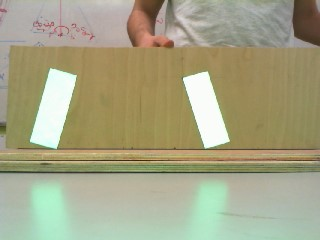
#> input picture Images/reflectors/WIN_20191110_19_44_49_Pro.jpg, 320 x 240 px
$ python run_demo_images.py   (older library calls are emulated)
#> lines starting #> are read from the running program, lines starting #| are printed output that depends on the picture; after the words box and inside, x2 and y2 are one past the last pixel; in counts of white or black regions, pixels touching at a corner belong together
### find_pair.py
import cv2
from shape import Shape
import numpy as np


def find_pair(image):
    count = 0
    count_biggest = 0
    img1, contours, heir = cv2.findContours(image, cv2.RETR_EXTERNAL, cv2.CHAIN_APPROX_SIMPLE)
    # print("found contours:", len(contours))
    if len(contours) > 1:
        output = cv2.cvtColor(image, cv2.COLOR_GRAY2BGR)
        for j in range(len(contours)):
            shapes = []
            biggest = contours[0]
            for i in contours:
                epsilon = 0.02 * cv2.arcLength(i, True)
                approx = cv2.approxPolyDP(i, epsilon, True)
                output = cv2.drawContours(output, [i], -1, (255, 255, 255), -1)
                output = cv2.drawContours(output, [i], -1, (0, 0, 255), 2)
                if len(approx) > 4:
                    min_y = approx[0][0]
                    min_x = approx[0][0]
                    max_y = approx[0][0]
                    max_x = approx[0][0]
                    for m in range(len(approx)):
                        if approx[m][0][0] > max_x[0]:
                            max_x = approx[m][0]
                        if approx[m][0][0] < min_x[0]:
                            min_x = approx[m][0]
                        if approx[m][0][1] > max_y[1]:
                            max_y = approx[m][0]
                        if approx[m][0][1] < min_y[1]:
                            min_y = approx[m][0]
                    approx = cv2.approxPolyDP(np.array([min_y, min_x, max_y, max_x]), epsilon, True)
                if len(approx) == 4:
                    shapes.append(Shape(approx))
                    if cv2.contourArea(approx) > cv2.contourArea(biggest):
                        biggest = i
                        count_biggest = count
                    count += 1
            cv2.imshow("image with contours", output)
            if len(shapes) > 1:
                return shapes[count_biggest], shapes[count_biggest].calc_relevance(shapes)
            else:
                return None, None
    else:
        return None, None

### shape.py
import cv2
import numpy as np


class Shape:
    #  Basic setting of general points
    top_right = []
    top_left = []
    bottom_right = []
    bottom_left = []

    # Initialize command, expecting a contour as an argument
    def __init__(self, contour):
        """
        :param contour: gets a contour when initialized
        Setting the top_right, top_left, bottom_right, bottom_left parameters
        The approxPollyDP works from top left to bottom right so
        the first point it finds is the highest and the second is the lowest.
        Afterwards we check if it's rotated left or right and assign
        The other points accordingly.
        """
        self.contour = contour
        epsilon = 0.02 * cv2.arcLength(self.contour, True)
        approx = cv2.approxPolyDP(self.contour, epsilon, True)
        if len(approx) == 4:
            if approx[1][0][1] > approx[3][0][1]:
                self.top_left = approx[0][0]
                self.top_right = approx[3][0]
                self.bottom_left = approx[1][0]
                self.bottom_right = approx[2][0]
            else:
                self.top_left = approx[1][0]
                self.top_right = approx[0][0]
                self.bottom_left = approx[2][0]
                self.bottom_right = approx[3][0]

    # Returns True if the function is above the avg points and False if not
    def calc_func(self):
        """
        :return: The slope of the function, the B of the function, the top average
        We get the average of the top side and bottom side of the rectangle
        and use the slope method to get it's slope. afterwards we calculate
        the b and return one point of the 2 averages.
        In this case, the top one.
        """
        avg_top = [(float(self.top_right[0]) + float(self.top_left[0])) / 2,
                   (float(self.top_right[1]) + float(self.top_left[1])) / 2]
        avg_bot = [(float(self.bottom_right[0]) + float(self.bottom_left[0])) / 2,
                   (float(self.bottom_right[1]) + float(self.bottom_left[1])) / 2]
        if avg_bot[1] == avg_top[1]:
            m = 0
        else:
            m = (avg_top[0] - avg_bot[0]) / (avg_top[1] - avg_bot[1])
        b = avg_top[1] - m * avg_top[0]
        return m, b, avg_top

    # A function that calculates the area of the contour
    def calc_area(self):
        """
        :return: The contour area of the approx shape
        """
        return cv2.contourArea(self.calc_contour())

    # A function the takes an array of shapes and determines which shape is the best to use
    def calc_relevance(self, shapes):
        """
        :param shapes: Gets a list of shapes to match the best one
        :return: The best shape
        The function goes through the list of shapes, for every shape it uses the
        Calc function on itself and on the other shape. Afterwards it checks
        If the functions collide over them or under them.
        If the collision is under them, they aren't compatible.
        The function also checks if the current best result is smaller
        than the current shape we are looking at, if it is, it's
        Replaced with the current shape as the best shape.
        """
        best = shapes[0]
        for i in shapes:
            m_self, b_self, top_self = self.calc_func()
            m_i, b_i, top_i = i.calc_func()
            if m_i != m_self and i.calc_area() > best.calc_area():
                meet = (b_i - b_self) / (m_self - m_i)
                if meet > top_i[1] and meet > top_self[1]:
                    best = i
                    # print("There is a best match!")
        # if best is None:
        #     return False
        return best

    # A function that returns the contour out of the corners
    def calc_contour(self):
        """
        :return: The approx contour
        """
        return np.array([self.top_right, self.top_left, self.bottom_left, self.bottom_right])

    def get_corners(self):
        return self.top_left, self.top_right, self.bottom_right, self.bottom_left

### video_from_the_robot.py
import numpy as np
import cv2
import parameters
import matplotlib.pyplot as plt
import time
from find_distance_and_angle import *
from find_pair import find_pair
from align_light_reflectors import align_shape


# [43 lines left out: functions draw_graph, clear_noise, not called in this run]


def get_center_of_mass(reflective_contour):
    """
    get the center of a shape
    :param reflective_contour: contour of of a shape
    :return: point of the center
    """
    # compute the center of the contour
    m = cv2.moments(reflective_contour)

    # calc the center of the shape
    if m["m00"] != 0:
        c_x = int(m["m10"] / m["m00"])
        c_y = int(m["m01"] / m["m00"])
    else:
        c_x, c_y = 0, 0

    return c_x, c_y


# [106 lines left out: function main, not called in this run]


# [2 lines that do not run on import are left out]

### find_distance_and_angle.py
import cv2
from shape import Shape
import parameters


# [11 lines left out: function find_angle_from_px, not called in this run]


def find_v(rectangle_left: Shape, rectangle_right: Shape):
    """
    find the vertical line from the center of the given objects.
    :param rectangle_left: shape object
    :param rectangle_right: shape object
    :return: returns the x and y of the two points of line
    """
    left_top_left, left_top_right, left_bottom_right, left_bottom_left = rectangle_left.get_corners()
    right_top_left, right_top_right, right_bottom_right, right_bottom_left = rectangle_right.get_corners()

    top_avg_x = (left_top_left[1] + left_top_right[1] + right_top_left[1] + right_top_right[1]) / 4
    top_avg_y = (left_top_left[0] + left_top_right[0] + right_top_left[0] + right_top_right[0]) / 4

    bottom_avg_x = (left_bottom_left[1] + left_bottom_right[1] + right_bottom_left[1] + right_bottom_right[1]) / 4
    bottom_avg_y = (left_bottom_left[0] + left_bottom_right[0] + right_bottom_left[0] + right_bottom_right[0]) / 4

    return int(top_avg_x), int(top_avg_y), int(bottom_avg_x), int(bottom_avg_y)


# [31 lines left out: function find_robot_yawing_to_reflectors, not called in this run]

### run_demo_images.py
import glob
import imutils
import numpy as np
import cv2
import parameters
from find_distance_and_angle import find_robot_yawing_to_reflectors, find_v
from find_pair import find_pair
from video_from_the_robot import get_center_of_mass


# [51 lines left out: function on_click, not called in this run]


def clear_noise(img):
    green = cv2.inRange(img, parameters.MIN_HSV, parameters.MAX_HSV)
    kernel = np.ones((7, 7), dtype=np.uint8)
    green = cv2.morphologyEx(green, cv2.MORPH_CLOSE, kernel)
    # [4 lines of commented-out code are left out]

    return green


# [52 lines left out: function hsv_color_picker_demo, not called in this run]

    # cv2.destroyAllWindows()
    # cap.release()


def run_detection_code_on_test_images():
    filename = glob.glob(r"C:\drive\ImageProcessing\Images\reflectors\*")
    filename.sort()
    images = [cv2.imread(img) for img in filename]
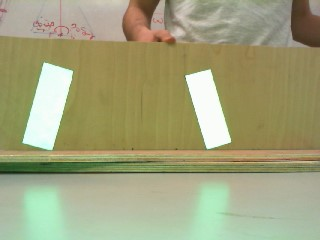
#> input picture Images/reflectors/WIN_20191110_19_44_55_Pro.jpg, 320 x 240 px
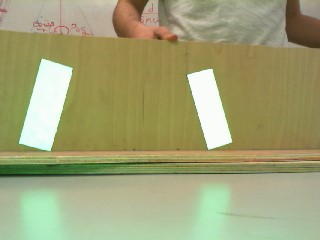
#> input picture Images/reflectors/WIN_20191110_19_44_58_Pro.jpg, 320 x 240 px
#> images = 3 items

    for image in images:
        if image is not None:
            image = cv2.resize(image, (parameters.IMAGE_WIDTH, parameters.IMAGE_HEIGHT))

            # fix the frame with the parameters from the camera_calibration.py result
            image = cv2.undistort(image, parameters.CAMERA_MATRIX, parameters.DIST_COEFS, None)

            original_frame = image

            # convert the color format
            image = cv2.cvtColor(image, cv2.COLOR_BGR2HSV)
            green = clear_noise(image)

            image_with_reflectors_detection = cv2.cvtColor(green, cv2.COLOR_GRAY2BGR)

            # find the best pair in the image
            reflective1, reflective2 = find_pair(green)

            # if both of the shapes are shapes draw them on the image
            if (reflective1 is not None) and (reflective2 is not None):
                cv2.line(image_with_reflectors_detection, (160, 0), (160, 240), (255, 255, 255), 1)
                cv2.line(image_with_reflectors_detection, (0, 120), (320, 120), (255, 255, 255), 1)

                reflective1_contour = reflective1.calc_contour()
                reflective2_contour = reflective2.calc_contour()

                image_with_reflectors_detection = cv2.drawContours(image_with_reflectors_detection, [reflective1_contour],
                                                                   -1, (255, 255, 255), -1)
                image_with_reflectors_detection = cv2.drawContours(image_with_reflectors_detection, [reflective1_contour],
                                                                   -1, (0, 0, 255), 2)

                image_with_reflectors_detection = cv2.drawContours(image_with_reflectors_detection, [reflective2_contour],
                                                                   -1, (255, 255, 255), -1)
                image_with_reflectors_detection = cv2.drawContours(image_with_reflectors_detection, [reflective2_contour],
                                                                   -1, (255, 0, 0), 2)
                # draw a circle in the center of mass of the first shape
                c_x1, c_y1 = get_center_of_mass(reflective1_contour)
                cv2.circle(image_with_reflectors_detection, (c_x1, c_y1), 3, (0, 255, 0), -1)

                # draw a circle in the center of mass of the second shape
                c_x2, c_y2 = get_center_of_mass(reflective2_contour)
                cv2.circle(image_with_reflectors_detection, (c_x2, c_y2), 3, (0, 255, 0), -1)

                # draw lines between the centers of the shapes
                top_avg_x, top_avg_y, bottom_avg_x, bottom_avg_y = find_v(reflective1, reflective2)
                cv2.line(image_with_reflectors_detection, (top_avg_y, top_avg_x),
                         (bottom_avg_y, bottom_avg_x), (0, 0, 255), 3)

                cv2.line(image_with_reflectors_detection, (c_x1, c_y1),
                         (c_x2, c_y2), (0, 255, 255), 3)

                # draw point on the middle of the shapes (cross point of the lines from the centers)
                cv2.circle(image_with_reflectors_detection,
                           (int((top_avg_y + bottom_avg_y) / 2), int((top_avg_x + bottom_avg_x) / 2)), 5, (255, 255, 255))

                # calc the pixel to degrees
                x = int((top_avg_y + bottom_avg_y) / 2)
                print("x =", x, "angle =", (x - 160) / parameters.PIXEL_TO_DEGREES_RATIO)

            numpy_hor_concat = np.concatenate((original_frame, cv2.cvtColor(green, cv2.COLOR_GRAY2RGB),
                                               cv2.cvtColor(image_with_reflectors_detection, cv2.COLOR_BGR2RGB)),
                                              axis=1)
            cv2.imshow("""                           original                                                |
                                             in range                                        |
                detected reflectors""", numpy_hor_concat)

            if cv2.waitKey(1) & 0xFF == ord('q'):
                break
            cv2.waitKey(0)
#> this loop made 1 pass; (key q is pressed on pass 1)
#| x = 128 angle = -5.12
#> pass 1, in run_detection_code_on_test_images, `image = cv2.undistort(image, parameters.CAMERA_MATRIX, parameters.DIST..`:
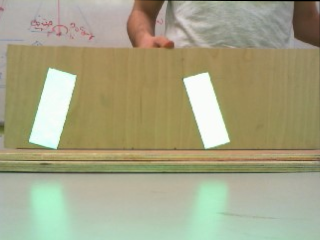
#> image: shape (240, 320, 3); mean B, G, R 132.6, 163.2, 165.2
#> pass 1, in clear_noise, `green = cv2.inRange(img, parameters.MIN_HSV, parameters.MAX_HSV)`:
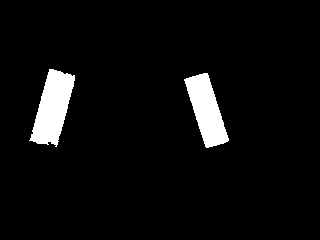
#> green: shape (240, 320); 5% white; 2 white regions, box (x1, y1, x2, y2) and area: (29, 69, 75, 147) 2063, (184, 73, 229, 148) 1798
#> after the loop:
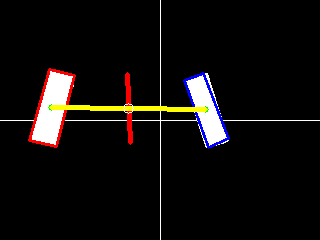
#> image_with_reflectors_detection: shape (240, 320, 3); mean B, G, R 12.9, 14, 16.8
#> after the loop: numpy_hor_concat: shape (240, 960, 3); mean H, S, V 54.1, 63.4, 63.7
#> after the loop, bottom_avg_x = 142; bottom_avg_y = 130; c_x1 = 51; c_x2 = 205; c_y1 = 107; c_y2 = 109; top_avg_x = 74; top_avg_y = 127; x = 128


if __name__ == '__main__':
    run_detection_code_on_test_images()
    # hsv_color_picker_demo()
